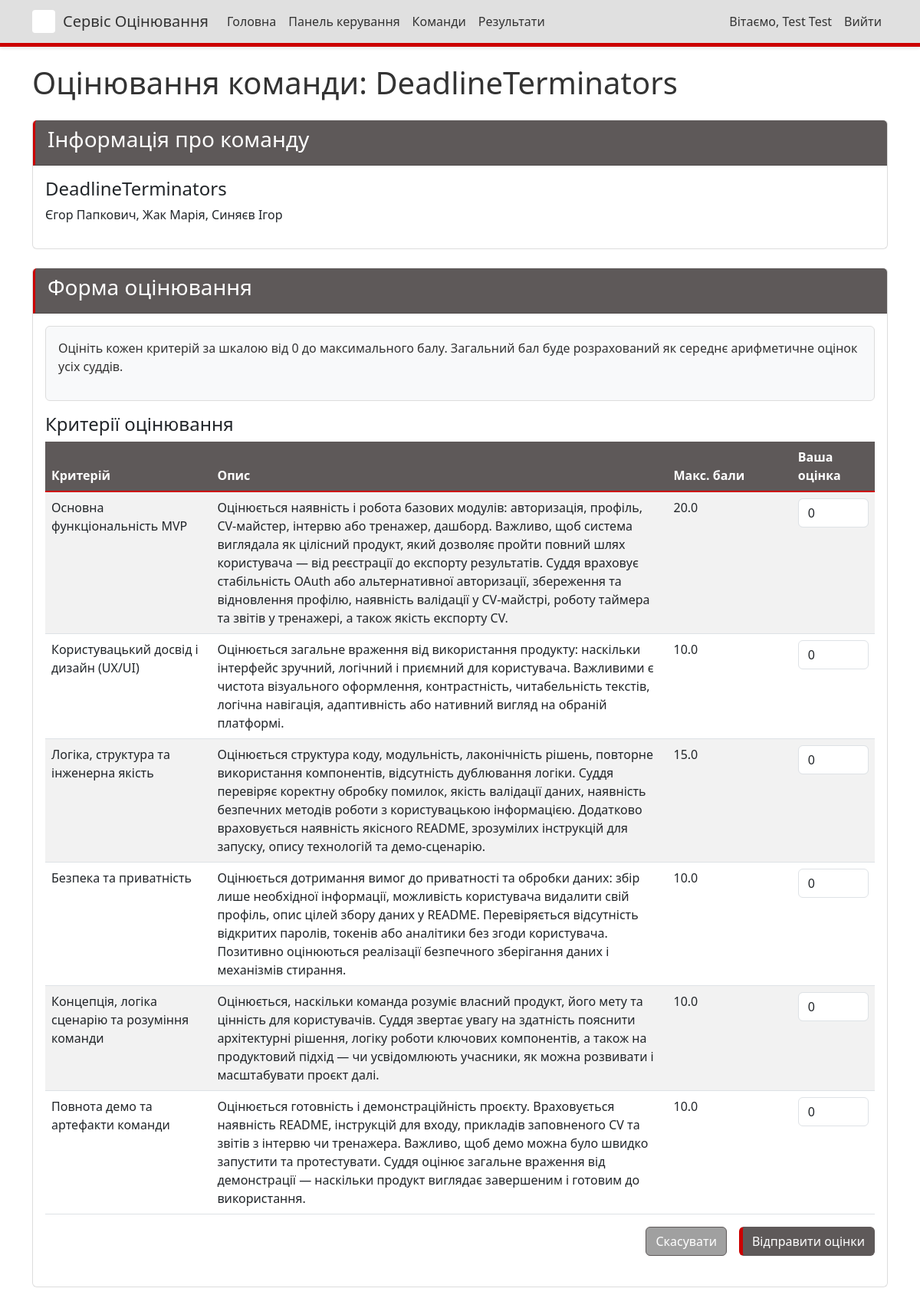
Screenshot of /judge/6/ (signed in) with the database file from the repository.
### judging/models.py (models this page shows, shortened)
class Team(models.Model):
    name = models.CharField(max_length=100)
    description = models.TextField(blank=True)
    members = models.TextField(blank=True, help_text="List of team members, one per line")
    members_info = models.TextField(blank=True, help_text="Additional information about team members in format: Student - leader, university, year of study")
    service = models.CharField(max_length=1, choices=SERVICE_CHOICES, blank=True, null=True, help_text="Service vector for the team")

class Criteria(models.Model):
    name = models.CharField(max_length=100)
    description = models.TextField(blank=True)
    type = models.CharField(max_length=7, choices=CRITERIA_TYPES, default='main', help_text="Type of criteria (main or bonus)")
    service = models.CharField(max_length=1, choices=SERVICE_CHOICES, blank=True, null=True, help_text="Service vector this criteria applies to (for bonus criteria)")
    max_score = models.FloatField(default=10, help_text="Maximum possible score for this criterion")
    points = models.FloatField(default=0, help_text="Legacy field - Points awarded when this criterion is checked")
    class Meta:
        verbose_name_plural = "Criteria"

### judging/views.py (the view, shortened to what this page needs)
# urls.py: path('judge/<int:team_id>/', views.judge_team, name='judge_team'),
@login_required
def judge_team(request, team_id):
    team = get_object_or_404(Team, id=team_id)
    is_admin = request.user.is_staff or request.user.is_superuser
    main_criteria = Criteria.objects.filter(type='main')
    bonus_criteria = []
    all_criteria = list(main_criteria) + list(bonus_criteria)
    existing_scores = {}
    for criteria in all_criteria:
        score = Score.objects.filter(judge=request.user, team=team, criteria=criteria).first()
        if score:
            existing_scores[criteria.id] = score.value
    service_form = None
    context = {
        'team': team,
        'main_criteria': main_criteria,
        'bonus_criteria': bonus_criteria,
        'existing_scores': existing_scores,
        'is_admin': is_admin,
        'service_form': service_form,
    }
    return render(request, 'judging/judge_team.html', context)

### judging/templatetags/custom_filters.py (called while the page is built)
@register.filter
def get_item(dictionary, key):
    return dictionary.get(key)

### judging/templates/judging/judge_team.html (shortened to what this page needs)
{% extends 'judging/base.html' %}
{% load custom_filters %}
{% block content %}
<h1 class="mb-4">Оцінювання команди: {{ team.name }}</h1>
<div class="card mb-4">
    <div class="card-header">
        <h3>Інформація про команду</h3>
    </div>
    <div class="card-body">
        <h4>{{ team.name }}</h4>
        <p>{{ team.members }}</p>
    </div>
</div>
<div class="card">
    <div class="card-header">
        <h3>Форма оцінювання</h3>
    </div>
    <div class="card-body">
        <form method="post" id="score-form">
            <div class="alert alert-info">
                <p>Оцініть кожен критерій за шкалою від 0 до максимального балу. Загальний бал буде розрахований як середнє арифметичне оцінок усіх суддів.</p>
            </div>
            <div class="criteria-section mb-4">
                <h4>Критерії оцінювання</h4>
                <div class="table-responsive">
                    <table class="table table-striped">
                        <thead>
                            <tr>
                                <th style="width: 20%">Критерій</th>
                                <th style="width: 55%">Опис</th>
                                <th style="width: 15%">Макс. бали</th>
                                <th style="width: 10%">Ваша оцінка</th>
                            </tr>
                        </thead>
                        <tbody>
                            {% for criteria in main_criteria %}
                            <tr>
                                <td>{{ criteria.name }}</td>
                                <td>{{ criteria.description }}</td>
                                <td>{{ criteria.max_score }}</td>
                                <td class="text-center">
                                    <input
                                        type="number"
                                        name="criteria_{{ criteria.id }}"
                                        class="form-control criteria-input"
                                        data-max-score="{{ criteria.max_score }}"
                                        min="0"
                                        max="{{ criteria.max_score }}"
                                        step="1"
                                        value="{{ existing_scores|get_item:criteria.id|default:0 }}"
                                    >
                                </td>
                            </tr>
                            {% endfor %}
                        </tbody>
                    </table>
                </div>
            <div class="d-grid gap-2 d-md-flex justify-content-md-end">
                <a href="{% url 'team_list' %}" class="btn btn-secondary me-md-2">Скасувати</a>
                <button type="submit" name="save_scores" class="btn btn-primary">Відправити оцінки</button>
            </div>
        </form>
    </div>
</div>
{% endblock %}

### judging/templates/judging/base.html (shortened to what this page needs)
<!DOCTYPE html>
<html lang="uk">
<head>
    <link href="https://cdn.jsdelivr.net/npm/bootstrap@5.3.0-alpha1/dist/css/bootstrap.min.css" rel="stylesheet">
    {% load static %}
    <link href="{% static 'judging/css/custom.css' %}" rel="stylesheet">
</head>
<body>
    <nav class="navbar navbar-expand-md navbar-light fixed-top">
        <div class="container">
            <div class="d-flex align-items-center">
                <div class="logo-container">
                </div>
                <a class="navbar-brand" href="{% url 'home' %}">Сервіс Оцінювання</a>
            </div>
            <div class="collapse navbar-collapse" id="navbarNav">
                <ul class="navbar-nav me-auto">
                    <li class="nav-item">
                        <a class="nav-link" href="{% url 'home' %}">Головна</a>
                    </li>
                    {% if user.is_authenticated %}
                    <li class="nav-item">
                        <a class="nav-link" href="{% url 'dashboard' %}">Панель керування</a>
                    </li>
                    {% if not user.is_staff and not user.is_superuser %}
                    <li class="nav-item">
                        <a class="nav-link" href="{% url 'team_list' %}">Команди</a>
                    </li>
                    {% endif %}
                    {% endif %}
                    <li class="nav-item">
                        <a class="nav-link" href="{% url 'results' %}">Результати</a>
                    </li>
                </ul>
                <ul class="navbar-nav">
                    {% if user.is_authenticated %}
                    <li class="nav-item">
                        <span class="nav-link">Вітаємо, {{ user.first_name }} {{ user.last_name }}</span>
                    </li>
                    <li class="nav-item">
                        <a class="nav-link" href="{% url 'login' %}">Вийти</a>
                    </li>
                    {% else %}
                    <li class="nav-item">
                        <a class="nav-link" href="{% url 'login' %}">Увійти</a>
                    </li>
                    {% endif %}
                </ul>
            </div>
        </div>
    </nav>
    <div class="container mt-4">
        {% block content %}{% endblock %}
    </div>
</body>
</html>

### judging/static/judging/css/custom.css (style rules this page uses)
.navbar { background-color: #e0e0e0 !important; box-shadow: 0 2px 4px rgba(0, 0, 0, 0.1); border-bottom: 5px solid #cc0000 !important; }
.navbar-light .navbar-brand, .navbar-light .nav-link { color: #333333 !important; }
.btn-primary { background-color: #5e5959 !important; border-color: #5e5959 !important; color: #ffffff !important; border-left: 5px solid #cc0000 !important; }
.btn-secondary { background-color: #a0a0a0 !important; border-color: #5e5959 !important; }
.card-header { background-color: #5e5959 !important; color: #ffffff !important; border-left: 3px solid #cc0000 !important; }
.card { border-color: #dddddd !important; border-top: 1px solid #f0f0f0 !important; }
.table-striped tbody tr:nth-of-type(odd) { background-color: #f9f9f9 !important; }
.table thead th { background-color: #5e5959 !important; color: #ffffff !important; border-bottom: 2px solid #cc0000 !important; }
.alert-info { background-color: #f8f9fa !important; border-color: #dddddd !important; color: #333333 !important; }
body { background-color: #ffffff !important; color: #333333 !important; }
.logo-container { height: 30px !important; width: 30px !important; background-color: #ffffff !important; margin-right: 10px !important; display: flex !important; align-items: center !important; justify-content: center !important; border-radius: 4px !important; }

### judging/templates/judging/base.html (style rules this page uses)
body { padding-top: 60px; padding-bottom: 40px; }

### rows the page displays
Team: name "DeadlineTerminators", members "Єгор Папкович, Жак Марія, Синяєв Ігор"
Criteria: name "Основна функціональність MVP", description "Оцінюється наявність і робота базових модулів: авторизація, профіль, CV-майстер, інтервю або тренажер, дашборд. Важливо, щоб система виглядала як цілісний продукт, який дозволяє пройти повний шлях користувача — від реєстрації до експорту результатів. Суддя враховує стабільність OAuth або альтернативної авторизації, збереження та відновлення профілю, наявність валідації у CV-майстрі, роботу таймера та звітів у тренажері, а також якість експорту CV.", max_score "20.0", id "0"
Criteria: name "Користувацький досвід і дизайн (UX/UI)", description "Оцінюється загальне враження від використання продукту: наскільки інтерфейс зручний, логічний і приємний для користувача. Важливими є чистота візуального оформлення, контрастність, читабельність текстів, логічна навігація, адаптивність або нативний вигляд на обраній платформі.", max_score "10.0", id "0"
Criteria: name "Логіка, структура та інженерна якість", description "Оцінюється структура коду, модульність, лаконічність рішень, повторне використання компонентів, відсутність дублювання логіки. Суддя перевіряє коректну обробку помилок, якість валідації даних, наявність безпечних методів роботи з користувацькою інформацією. Додатково враховується наявність якісного README, зрозумілих інструкцій для запуску, опису технологій та демо-сценарію.", max_score "15.0", id "0"
Criteria: name "Безпека та приватність", description "Оцінюється дотримання вимог до приватності та обробки даних: збір лише необхідної інформації, можливість користувача видалити свій профіль, опис цілей збору даних у README. Перевіряється відсутність відкритих паролів, токенів або аналітики без згоди користувача. Позитивно оцінюються реалізації безпечного зберігання даних і механізмів стирання.", max_score "10.0", id "0"
Criteria: name "Концепція, логіка сценарію та розуміння команди", description "Оцінюється, наскільки команда розуміє власний продукт, його мету та цінність для користувачів. Суддя звертає увагу на здатність пояснити архітектурні рішення, логіку роботи ключових компонентів, а також на продуктовий підхід — чи усвідомлюють учасники, як можна розвивати і масштабувати проєкт далі.", max_score "10.0", id "0"
Criteria: name "Повнота демо та артефакти команди", description "Оцінюється готовність і демонстраційність проєкту. Враховується наявність README, інструкцій для входу, прикладів заповненого CV та звітів з інтервю чи тренажера. Важливо, щоб демо можна було швидко запустити та протестувати. Суддя оцінює загальне враження від демонстрації — наскільки продукт виглядає завершеним і готовим до використання.", max_score "10.0", id "0"

### other values shown
{{ user.first_name }} "Test"
{{ user.last_name }} "Test"
